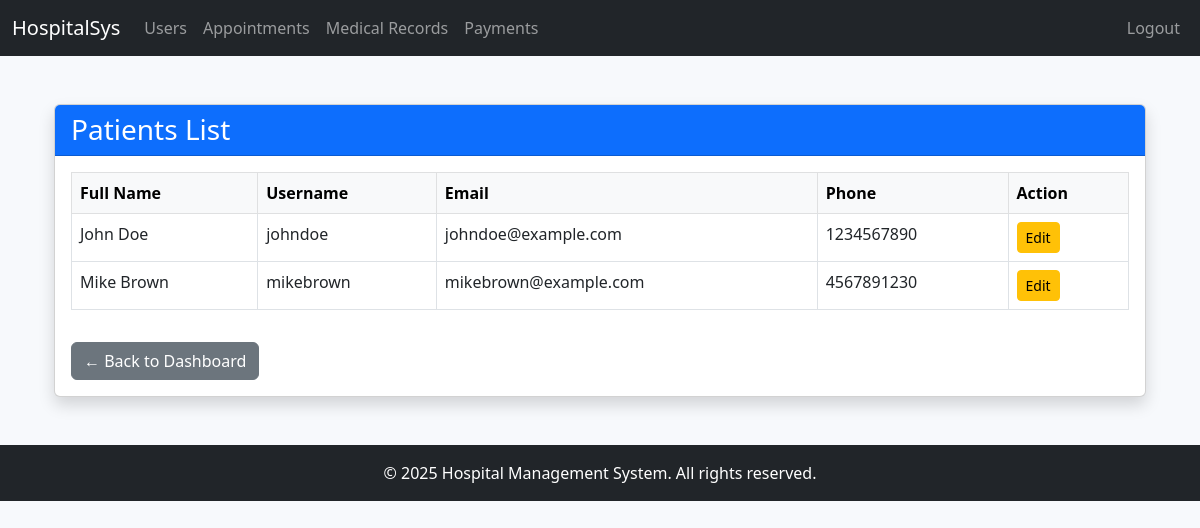
The app's page /pages/manage-patients.php (signed in) with its own data.
### tables this page shows
CREATE TABLE `users` (
  `user_id` int(11) NOT NULL,
  `username` varchar(50) NOT NULL,
  `password_hash` varchar(255) NOT NULL,
  `role` enum('Patient','Doctor','Admin') NOT NULL,
  `email` varchar(100) NOT NULL,
  `phone_number` varchar(15) NOT NULL,
  `full_name` varchar(100) NOT NULL
);

### pages/manage-patients.php (the view, shortened to what this page needs)
<?php
require_once '../includes/connect-db.php';
include '../includes/header.php';
?>
<div class="container mt-5">
    <div class="card shadow">
        <div class="card-header bg-primary text-white">
            <h3 class="mb-0">Patients List</h3>
        </div>
        <div class="card-body">
            <table class="table table-bordered table-hover">
                <thead class="table-light">
                    <tr>
                        <th>Full Name</th>
                        <th>Username</th>
                        <th>Email</th>
                        <th>Phone</th>
                        <th>Action</th>
                    </tr>
                </thead>
                <tbody>
                    <?php
                    $stmt = $pdo->prepare("SELECT * FROM users WHERE role = 'Patient'");
                    $stmt->execute();
                    $patients = $stmt->fetchAll();
                    if ($patients) {
                        foreach ($patients as $patient) {
                            echo "<tr>";
                            echo "<td>" . htmlspecialchars($patient['full_name']) . "</td>";
                            echo "<td>" . htmlspecialchars($patient['username']) . "</td>";
                            echo "<td>" . htmlspecialchars($patient['email']) . "</td>";
                            echo "<td>" . htmlspecialchars($patient['phone_number']) . "</td>";
                            echo "<td>
                                <a href='edit-user.php?id={$patient['user_id']}' class='btn btn-sm btn-warning'>Edit</a>
                            </td>";
                            echo "</tr>";
                        }
                    } else {
                        echo "<tr><td colspan='5' class='text-center'>No patients found.</td></tr>";
                    }
                    ?>
                </tbody>
            </table>
            <a href="dashboard.php" class="btn btn-secondary mt-3">← Back to Dashboard</a>
        </div>
    </div>
</div>
<?php include '../includes/footer.php'; ?>

### assets/css/style.css (style rules this page uses)
body { margin: 0; font-family: 'Segoe UI', Tahoma, Geneva, Verdana, sans-serif; background-color: #f7f9fc; color: #333; }

### records on screen
users: full_name "John Doe", username "johndoe", email "johndoe@example.com", phone_number "1234567890"
users: full_name "Mike Brown", username "mikebrown", email "mikebrown@example.com", phone_number "4567891230"
